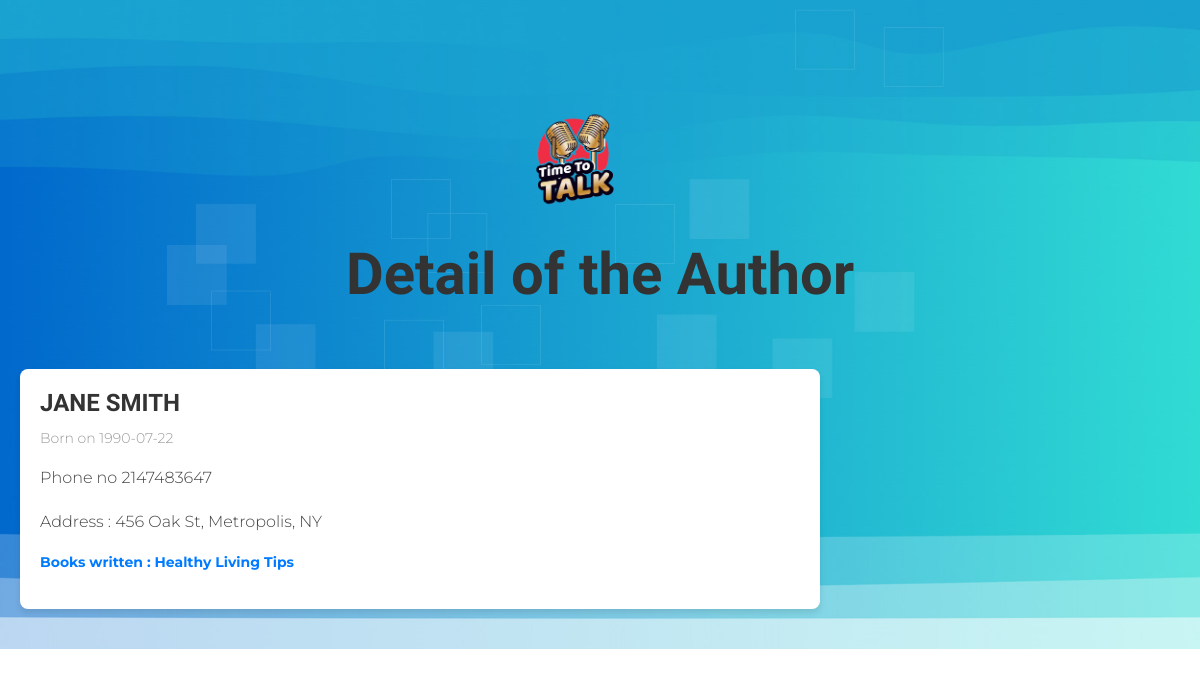
/author.php?author=Jane, run on the app's committed database.
### tables this page shows
CREATE TABLE IF NOT EXISTS `article` (
  `id` int NOT NULL AUTO_INCREMENT,
  `title` varchar(50) NOT NULL,
  `content` text NOT NULL,
  `date_pub` date DEFAULT NULL,
  `category_id` int DEFAULT NULL,
  `author_id` int DEFAULT NULL,
  PRIMARY KEY (`id`),
  KEY `category_id` (`category_id`),
  KEY `author_id` (`author_id`)
);

CREATE TABLE IF NOT EXISTS `author` (
  `id` int NOT NULL AUTO_INCREMENT,
  `firstname` varchar(100) NOT NULL,
  `lastname` varchar(100) NOT NULL,
  `dob` date DEFAULT NULL,
  `phone` bigint DEFAULT NULL,
  `address` text,
  PRIMARY KEY (`id`)
);

### author.php (called while the page is built)
<?php
require_once('./Models/Database.class.php');
require_once('./Models/Article.class.php');
$modelArticle = new Article;
if (isset($_GET['author'])) {
    $authorDetails = $modelArticle->getAuthor($_GET['author']);
}
require_once('./Views/author.php');

### Models/Database.class.php (called while the page is built, shortened)
<?php
abstract class Database
{
    public function __construct()
    {
        $this->db = new PDO("mysql:host=localhost;dbname=blog;charset=utf8", "root", '');
    }
}

### Models/Article.class.php (called while the page is built, shortened)
<?php
class Article extends Database
{
    protected $base = "SELECT article.*, author.id , author.phone, author.address, author.dob, CONCAT(author.firstname, ' ', author.lastname) AS author , category.id, category.name AS category
    FROM article
    LEFT JOIN author ON article.author_id = author.id
    LEFT JOIN category ON article.category_id = category.id ";
    public function getAuthor($author)
    {
        $request = $this->db->prepare($this->base . "WHERE LOWER(author.firstname)  LIKE :author OR LOWER(author.lastname)  LIKE :author");
        $authorParam = '%' . strtolower($author) . '%';
        $request->bindParam(':author', $authorParam, PDO::PARAM_STR);
        $request->execute();
        $data = $request->fetchAll(PDO::FETCH_ASSOC);
        return $data;
    }
}

### Views/author.php (the view, shortened to what this page needs)
<!DOCTYPE html>
<html lang="en">
<head>
    <link rel="stylesheet" href="Assets/style.css">
    <link rel="stylesheet" href="https://cdnjs.cloudflare.com/ajax/libs/font-awesome/6.0.0-beta3/css/all.min.css" />
    <link rel="stylesheet" href="./Assets/css/bootstrap.min.css">
    <link rel="stylesheet" href="./Assets/css/bootstrap-icons.css">
    <link rel="stylesheet" href="./Assets/css/owl.carousel.min.css">
    <link rel="stylesheet" href="./Assets/css/owl.theme.default.min.css">
    <link href="./Assets/css/templatemo-pod-talk.css" rel="stylesheet">
</head>
<body>
    <section class="hero-section">
        <div class="container">
            <a class="navbar-brand me-lg-5 me-0" href="index.php">
                <img src="images/pod-talk-logo.png" class="logo-image img-fluid" alt="templatemo pod talk">
            </a>
        </div>
        <h1 class="title"> Detail of the Author</h1>
        <?php if (!empty($authorDetails)): ?>
            <div class="article-grid-detail">
                <?php foreach ($authorDetails as $authorDetail) : ?>
                    <div class="article-card">
                        <h2 class="article-title"><?= strtoupper($authorDetail['author']); ?></h2>
                        <p class="article-meta">
                            <span class="article-date">Born on <?= $authorDetail['dob']; ?></span>
                        </p>
                        <p class="article-content">Phone no <?= $authorDetail['phone']; ?></p>
                        <p class="article-content">Address : <?= $authorDetail['address']; ?></p>
                        <p class="article-category">Books written : <?= $authorDetail['title']; ?></p>
                    </div>
                <?php endforeach; ?>
            <?php else : ?>
                <h1 class="recordError"> No Records Found</h1>
            <?php endif ?>
    </section>
</body>
</html>

### Assets/style.css (style rules this page uses)
body, h1, h3, p, form { margin: 0; padding: 0; box-sizing: border-box; }
body { font-family: Arial, sans-serif; line-height: 1.6; background-color: #f4f4f4; color: #333; padding: 0; margin: 0; }
.title { text-align: center; color: #333; margin: 20px 0; }
.article-card { background-color: #fff; border-radius: 8px; box-shadow: 0 4px 6px rgba(0, 0, 0, 0.1); overflow: hidden; padding: 15px; width: 300px; transition: transform 0.3s ease, box-shadow 0.3s ease; }
.article-title { font-size: 18px; color: #333; margin-bottom: 10px; }
.article-date, .article-author { font-size: 14px; color: #666; }
body, h1, h2, p { margin: 0; padding: 0; box-sizing: border-box; }
.article-grid-detail { display: flex; flex-direction: column; align-items: center; padding: 20px; }
.article-card { background-color: #fff; border-radius: 8px; box-shadow: 0 4px 6px rgba(0, 0, 0, 0.1); overflow: hidden; padding: 20px; width: 80%; max-width: 800px; margin: 20px 0; }
.article-title { font-size: 24px; color: #333; margin-bottom: 10px; }
.article-meta { font-size: 14px; color: #666; margin-bottom: 15px; }
.article-author, .article-date { display: inline; }
.article-date { color: #999; }
.article-content { font-size: 16px; line-height: 1.8; color: #444; margin-bottom: 15px; }
.article-category { font-size: 14px; color: #007bff; font-weight: bold; }
.article-grid-detail { display: flex; flex-direction: row; flex-wrap: wrap; }

### Assets/css/templatemo-pod-talk.css (style rules this page uses)
:root { --white-color: #ffffff; --primary-color: #00cc99; --secondary-color: #0066cc; --section-bg-color: #f0f8ff; --custom-btn-bg-color: #0066cc; --custom-btn-bg-hover-color: #00cc99; --dark-color: #000000; --p-color: #717275; --border-color: #7fffd4; --link-hover-color: #0066cc; --body-font-family: "Montserrat", sans-serif; --title-font-family: "Sono", sans-serif; --h1-font-size: 58px; --h2-font-size: 46px; --h3-font-size: 32px; --h4-font-size: 28px; --h5-font-size: 24px; --h6-font-size: 22px; --p-font-size: 16px; --menu-font-size: 14px; --border-radius-large: 100px; --border-radius-medium: 20px; --border-radius-small: 10px; --font-weight-light: 300; --font-weight-normal: 400; --font-weight-medium: 500; --font-weight-semibold: 600; --font-weight-bold: 700; }
body { background-color: var(--white-color); font-family: var(--body-font-family); }
h2, h3, h4, h5, h6 { color: var(--dark-color); }
h1, h2, h3, h4, h5, h6 { font-family: var(--title-font-family); font-weight: var(--font-weight-semibold); }
h1 { font-size: var(--h1-font-size); font-weight: var(--font-weight-bold); }
h2 { font-size: var(--h2-font-size); font-weight: var(--font-weight-bold); }
p { color: var(--p-color); font-size: var(--p-font-size); font-weight: var(--font-weight-light); }
a, button { touch-action: manipulation; transition: all 0.3s; }
a { display: inline-block; color: var(--primary-color); text-decoration: none; }
.logo-image { width: 120px; height: auto; }
.navbar-brand, .navbar-brand:hover { font-size: var(--h3-font-size); font-weight: var(--font-weight-bold); display: flex; justify-content: center; }
.hero-section { background-image: url("../images/templatemo-wave-banner.jpg"), linear-gradient(#348cd2, #ffffff); background-repeat: no-repeat; background-size: 108% 76%; background-position: top; padding-top: 100px; }
@media screen and (max-width: 1240px) { .hero-section { background-size: 116%; } }

### data on the page
article: author "JANE SMITH", author.dob "1990-07-22", author.phone "2147483647", author.address "456 Oak St, Metropolis, NY", title "Healthy Living Tips"
